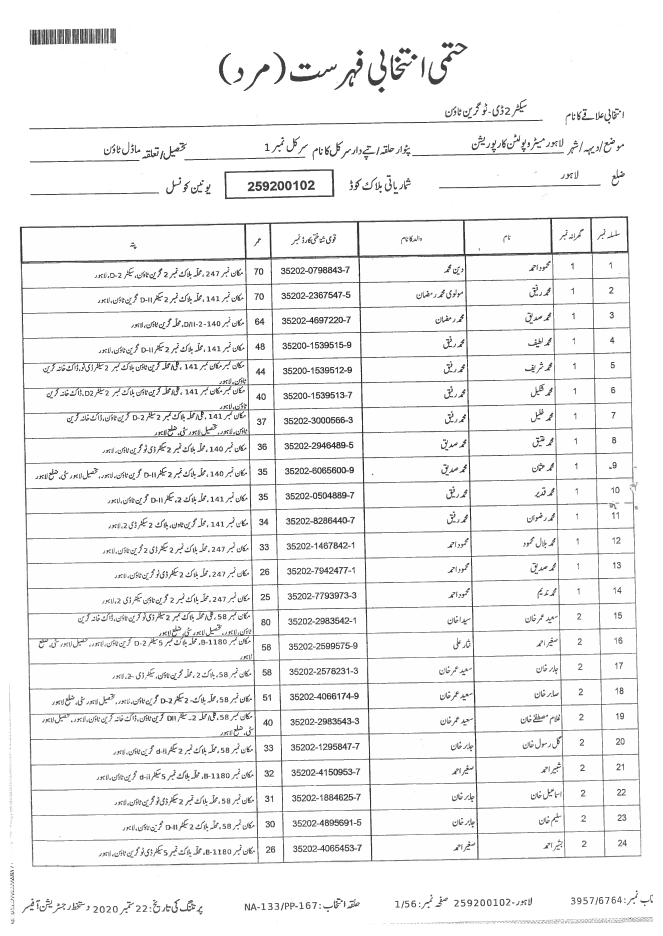
#> input picture pdf_img/16540011586530001-03.jpg, 2649 x 3743 px (shown at 1/4 size); its folder holds only this picture in this run
$ python focus_border.py
#> lines starting #> are read from the running program, lines starting #| are printed output that depends on the picture; after the words box and inside, x2 and y2 are one past the last pixel; in counts of white or black regions, pixels touching at a corner belong together
#> in box_extraction, img is the input picture: shape (3743, 2649, 3); min 23, max 255, mean 242
import cv2
import numpy as np
import time
import csv
import pytesseract
import os
import threading

## Init
global thread_kill_flags
input_folder = "pdf_img/"
output_folder = "output_img/"
out_csv = "table_1.csv"
pytesseract.pytesseract.tesseract_cmd = r"C:\Program Files\Tesseract-OCR\tesseract.exe"

def img_preprocessing(img):
    time_str = str(int(round(time.time() * 1000)))
    w_filename = time_str + ".jpg"
    resizeimg = cv2.resize(img, None, fx=1.5, fy=1.6)
    kernel = np.ones((3, 3), np.uint8)
    erodeimg = cv2.erode(resizeimg, kernel, iterations=2)
    dilateimg = cv2.dilate(erodeimg, kernel, iterations=2)
    dilateimg = cv2.cvtColor(dilateimg, cv2.COLOR_BGR2GRAY)
    blur_img = cv2.threshold(cv2.medianBlur(dilateimg, 3), 100, 255, cv2.THRESH_BINARY + cv2.THRESH_OTSU)[1]
    # cv2.imwrite("output_img1/" + w_filename, resizeimg)
    return blur_img


def caculate_time_difference(start_milliseconds, end_milliseconds, filename):
    if filename == 'total':
        diff_milliseconds = int(end_milliseconds) - int(start_milliseconds)
        seconds=(diff_milliseconds / 1000) % 60
        minutes=(diff_milliseconds/(1000*60))%60
        hours=(diff_milliseconds/(1000*60*60))%24
        print("Total run time", hours,":",minutes,":",seconds)
    else:
        diff_milliseconds = int(end_milliseconds) - int(start_milliseconds)
        seconds=(diff_milliseconds / 1000) % 60
        print(seconds, "s", filename)

def sort_contours(cnts, method="left-to-right"):
    # initialize the reverse flag and sort index
    reverse = False
    i = 0

    # handle if we need to sort in reverse
    if method == "right-to-left" or method == "bottom-to-top":
        reverse = True

    # handle if we are sorting against the y-coordinate rather than
    # the x-coordinate of the bounding box
    if method == "top-to-bottom" or method == "bottom-to-top":
        i = 1

    # construct the list of bounding boxes and sort them from top to
    # bottom
    boundingBoxes = [cv2.boundingRect(c) for c in cnts]
    (cnts, boundingBoxes) = zip(*sorted(zip(cnts, boundingBoxes),
                                        key=lambda b: b[1][i], reverse=reverse))

    # return the list of sorted contours and bounding boxes
    return (cnts, boundingBoxes)


def draw_green_line(img):
    img_gry = cv2.cvtColor(img, cv2.COLOR_BGR2GRAY)
    img_cny = cv2.Canny(img_gry, 50, 200)
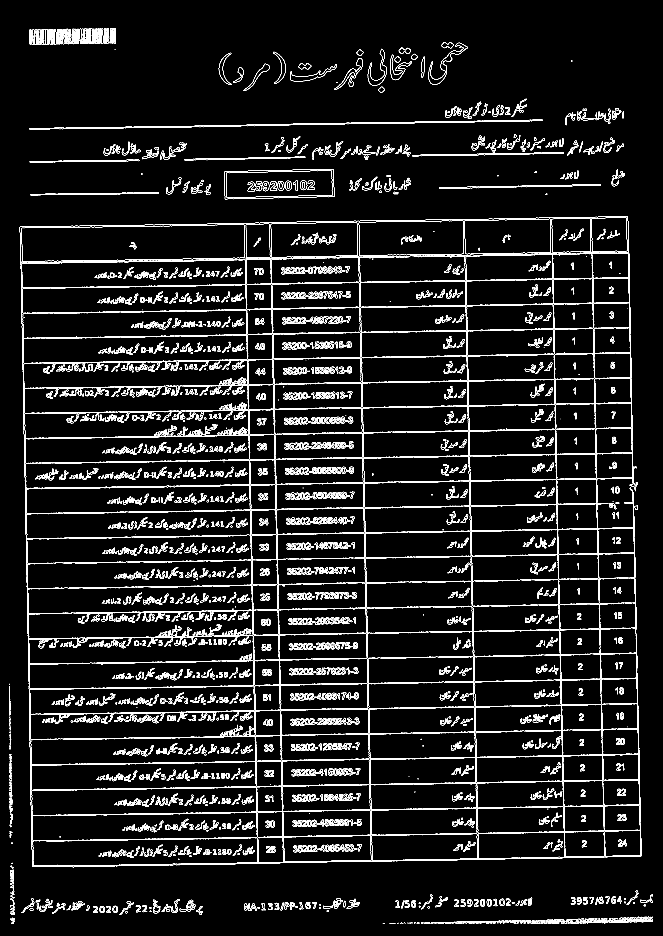
#> img_cny: shape (3743, 2649) (shown at 1/4 size); 3.8% white in thin lines or dots
    lns = cv2.ximgproc.createFastLineDetector().detect(img_cny)
    img_cpy = img.copy()

    for ln in lns:
        x1 = int(ln[0][0])
        y1 = int(ln[0][1])
        x2 = int(ln[0][2])
        y2 = int(ln[0][3])

        cv2.line(img_cpy, pt1=(x1, y1), pt2=(x2, y2),
                color=(0, 0, 0), thickness=5)
#> this loop made 11605 passes
#> (ln, x1, y1, x2, y2) on passes 1 to 3: ([[436.1, 144, 435.8, 113]], 436, 143, 435, 112), ([[464.2, 172, 462.8, 113]], 464, 171, 462, 113), ([[380.9, 114, 379.6, 128]], 380, 113, 379, 127)
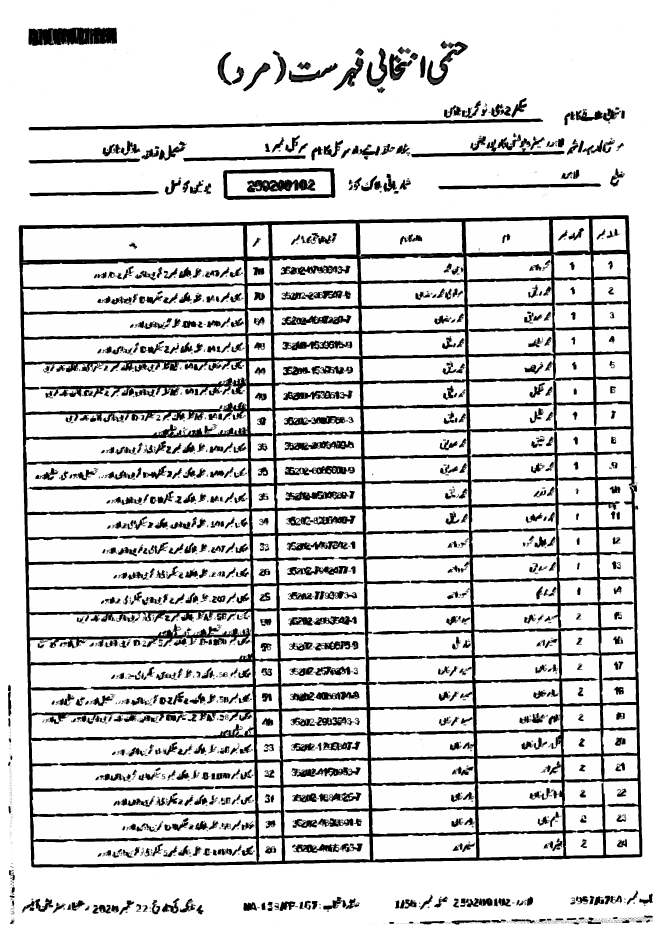
#> img_cpy: shape (3743, 2649, 3) (shown at 1/4 size); min 0, max 255, mean 211.3

        # print("Coords: ({}, {})->({}, {})".format(x1, y1, x2, y2))
    return img_cpy


def h_remove_cnts(image):
    mask = np.ones(image.shape[:2], dtype="uint8") * 255
    contours, hierarchy = cv2.findContours(
        image, cv2.RETR_TREE, cv2.CHAIN_APPROX_SIMPLE)
    for cnt in contours:
        x, y, w, h = cv2.boundingRect(cnt)
        box_info = [x, y, w, h]
        # print(box_info)
        if w < 2640:
            cv2.drawContours(mask, [cnt], -1, 0, -1)
    image = cv2.bitwise_and(image, image, mask=mask)
    # cv2.imwrite("focus_border_Images/v.jpg", image)
    return image


#Functon for extracting the box
def box_extraction(img_for_box_extraction_path, cropped_dir_path):
    filename_no_xtensn = img_for_box_extraction_path.split(".")[0]
    filename_no_folder = filename_no_xtensn.split(input_folder)[1]
    img = cv2.imread(img_for_box_extraction_path)  # Read the image
    img1 = cv2.imread(img_for_box_extraction_path)  # Read the image
    img1 = draw_green_line(img1)
    time_str = str(int(round(time.time() * 1000)))
    folder = "focus_border_Images/"
    g_file_name = "g_" + filename_no_folder + ".jpg"
    cv2.imwrite(folder + g_file_name, img1)

    Cimg_gray_para = [3, 3, 0]
    Cimg_blur_para = [150, 255]

    gray_img = cv2.cvtColor(img1, cv2.COLOR_BGR2GRAY)
    blurred_img = cv2.GaussianBlur(gray_img, (Cimg_gray_para[0], Cimg_gray_para[1]), Cimg_gray_para[2])
    (thresh, img_bin) = cv2.threshold(blurred_img, 200, 255,
                                      cv2.THRESH_BINARY | cv2.THRESH_OTSU)  # Thresholding the image
#> img_bin: shape (3743, 2649); 82.8% white; 1182 black regions (106 under 20 px), largest, box (x1, y1, x2, y2) and area: (75, 861, 2569, 3471) 1003869, (114, 474, 2173, 521) 26427, (114, 109, 468, 184) 21981
#> thresh = 135
    img_bin = 255-img_bin  # Invert the image

    # Defining a kernel length
    kernel_length = np.array(img).shape[1]//40
#> kernel_length = 66

    # A verticle kernel of (1 X kernel_length), which will detect all the verticle lines from the image.
    verticle_kernel = cv2.getStructuringElement(cv2.MORPH_RECT, (1, kernel_length))
#> verticle_kernel = 66 values from 1 to 1
    # A horizontal kernel of (kernel_length X 1), which will help to detect all the horizontal line from the image.
    hori_kernel = cv2.getStructuringElement(cv2.MORPH_RECT, (kernel_length, 1))
    # A kernel of (3 X 3) ones.
    kernel = cv2.getStructuringElement(cv2.MORPH_RECT, (3, 3))
#> kernel = [[1, 1, 1], [1, 1, 1], [1, 1, 1]]

    # Morphological operation to detect verticle lines from an image
    img_temp1 = cv2.erode(img_bin, verticle_kernel, iterations=2)
#> img_temp1: shape (3743, 2649); 1.5% white; 11 white regions, largest, box (x1, y1, x2, y2) and area: (77, 967, 134, 3406) 22572, (1425, 945, 1490, 3385) 20990, (1849, 939, 1915, 3379) 20011
    verticle_lines_img = cv2.dilate(img_temp1, verticle_kernel, iterations=8)
#> verticle_lines_img: shape (3743, 2649); 4.1% white; 8 white regions, largest, box (x1, y1, x2, y2) and area: (1425, 689, 1490, 3649) 55593, (1849, 683, 1915, 3643) 54463, (77, 711, 134, 3670) 53368
    verticle_lines_img = cv2.erode(verticle_lines_img, verticle_kernel, iterations=2)
#> verticle_lines_img: shape (3743, 2649); 3.5% white; 8 white regions, largest, box (x1, y1, x2, y2) and area: (1425, 755, 1490, 3585) 47143, (77, 777, 134, 3606) 45958, (1849, 749, 1915, 3579) 45883
    # v_file_name = "v_" + filename_no_folder + ".jpg"
    # cv2.imwrite(folder + v_file_name, verticle_lines_img)

    # Morphological operation to detect horizontal lines from an image
    img_temp2 = cv2.erode(img_bin, hori_kernel, iterations=2)
#> img_temp2: shape (3743, 2649); 4.1% white; 56 white regions (2 under 20 px), largest, box (x1, y1, x2, y2) and area: (141, 864, 2451, 914) 25554, (143, 1003, 2456, 1057) 23448, (191, 3420, 2505, 3468) 20719
    horizontal_lines_img = cv2.dilate(img_temp2, hori_kernel, iterations=8)
#> horizontal_lines_img: shape (3743, 2649); 11.8% white; 39 white regions, largest, box (x1, y1, x2, y2) and area: (0, 1003, 2649, 1057) 52978, (0, 864, 2649, 914) 49409, (0, 3420, 2649, 3468) 44442
    horizontal_lines_img = cv2.erode(horizontal_lines_img, hori_kernel, iterations=2)
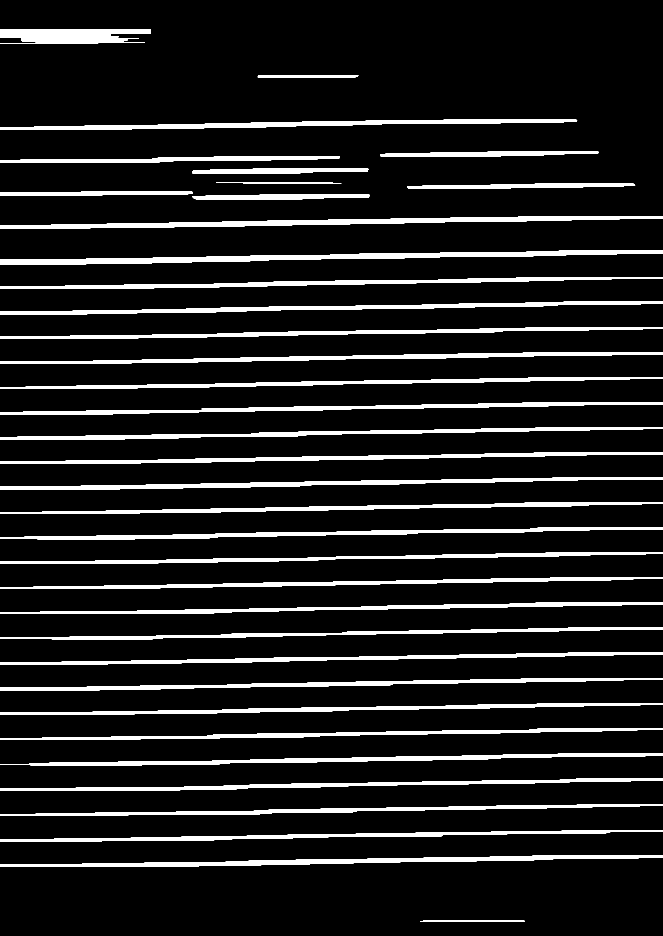
#> horizontal_lines_img: shape (3743, 2649) (shown at 1/4 size); 10.2% white; 39 white regions
    # h_file_name = "h_" + filename_no_folder + ".jpg"
    # cv2.imwrite(folder + h_file_name, horizontal_lines_img)

    h_cnts_img = h_remove_cnts(horizontal_lines_img)
#> in h_remove_cnts, `contours, hierarchy = cv2.findContours( image, cv2.RETR_TREE, cv2.CHAI..`: contours = 39 contours; largest, box (x1, y1, x2, y2) and area: (0, 1003, 2649, 1057) 44814, (0, 864, 2649, 914) 41939, (0, 3420, 2649, 3468) 36840, (0, 1908, 2649, 1957) 33698, (0, 477, 2309, 518) 32566
#> the loop in h_remove_cnts, `for cnt in contours:` made 39 passes
#> (x, y, w, h) on passes 1 to 12: (1682, 3683, 417, 5), (0, 3420, 2649, 48), (0, 3322, 2649, 44), (0, 3219, 2649, 44), (0, 3115, 2649, 47), (0, 3014, 2649, 47), (0, 2913, 2649, 46), (0, 2812, 2649, 48), (0, 2712, 2649, 49), (0, 2610, 2649, 50), (0, 2510, 2649, 47), (0, 2409, 2649, 47)
#> after the loop in h_remove_cnts, `for cnt in contours:`: mask: shape (3743, 2649); 98.6% white; 13 black regions, largest, box (x1, y1, x2, y2) and area: (0, 477, 2309, 518) 34882, (0, 625, 1359, 651) 17611, (0, 116, 603, 149) 16159
#> in h_remove_cnts, `image = cv2.bitwise_and(image, image, mask=mask)`: image: shape (3743, 2649); 8.8% white; 26 white regions, largest, box (x1, y1, x2, y2) and area: (0, 1003, 2649, 1057) 47848, (0, 864, 2649, 914) 44601, (0, 3420, 2649, 3468) 39500

    # Weighting parameters, this will decide the quantity of an image to be added to make a new image.
    alpha = 0.5
    beta = 1.0 - alpha

    # This function helps to add two image with specific weight parameter to get a third image as summation of two image.
    img_final_bin = cv2.addWeighted(verticle_lines_img, alpha, h_cnts_img, beta, 0.0)
    img_final_bin = cv2.erode(~img_final_bin, kernel, iterations=2)
    (thresh, img_final_bin) = cv2.threshold(img_final_bin, 128, 255, cv2.THRESH_BINARY | cv2.THRESH_OTSU)
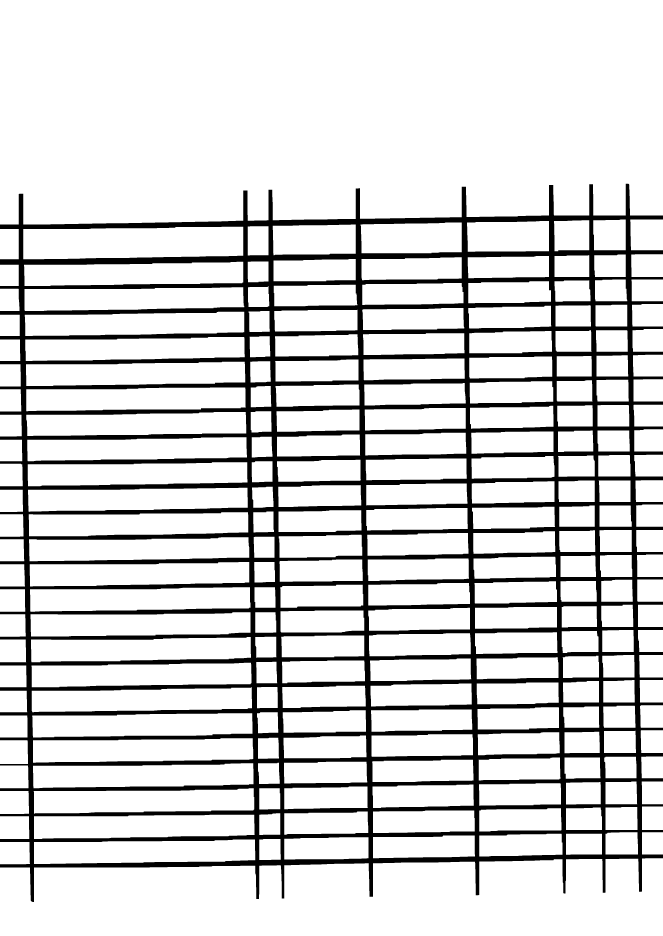
#> img_final_bin: shape (3743, 2649) (shown at 1/4 size); 84.6% white; 1 black region
#> thresh = 127
    # f_file_name = "f_" + filename_no_folder + ".jpg"
    # cv2.imwrite(folder + f_file_name, img_final_bin)

    # Find contours for image, which will detect all the boxes
    contours, hierarchy = cv2.findContours(
        img_final_bin, cv2.RETR_TREE, cv2.CHAIN_APPROX_SIMPLE)
#> contours = 227 contours; largest, box (x1, y1, x2, y2) and area: (0, 0, 2649, 898) 2304982, (0, 3433, 2649, 3743) 743613, (93, 907, 973, 1037) 103210, (136, 3259, 1019, 3356) 75248, (132, 2953, 1013, 3051) 74798
    # Sort all the contours by top to bottom.
    (contours, boundingBoxes) = sort_contours(contours, method="top-to-bottom")
#> in sort_contours, `boundingBoxes = [cv2.boundingRect(c) for c in cnts]`: boundingBoxes = 227 items, first 6: (0, 3433, 2649, 310), (0, 3368, 120, 89), (136, 3358, 885, 98), (1037, 3356, 86, 84), (1137, 3349, 337, 89), (1492, 3342, 408, 91)
#> in sort_contours, `(cnts, boundingBoxes) = zip(*sorted(zip(cnts, boundingBoxes), key=lamb..`: cnts has the same summary as contours in box_extraction; boundingBoxes = 227 items, first 6: (0, 0, 2649, 898), (2521, 878, 128, 123), (2373, 878, 130, 123), (2216, 881, 141, 124), (1868, 884, 328, 123), (1442, 890, 405, 123)

    ## Find suitable boxes
    boxes = []
    xx = []
    yy = []
    ww = []
    hh = []
    areaa = []
    for c in contours:
        # Returns the location and width,height for every contour
        x, y, w, h = cv2.boundingRect(c)
        area = w * h
        box_info = [x, y, w, h, area]
        # Filtering Boxes
        if x > 25 and x < 2450 and (x + w) < 2610 and y > 50 and w > 80 and h > 60 and w < 1000 and h < 200:
            boxes.append(box_info)
#> this loop made 227 passes
#> (x, y, w, h, area) on passes 1 to 3: (0, 0, 2649, 898, 2378802), (2521, 878, 128, 123, 15744), (2373, 878, 130, 123, 15990)

    ## Sort boxes by y
    boxes_sorted_y = sorted(boxes, key=lambda x: x[1])

    ## Sort boxes by x and make rows
    i = 1
    columns = []
    row_columns = []
    for box in boxes_sorted_y:
        columns.append(box)
        if i % 7 == 0:
            boxes_sorted_x = sorted(columns, key=lambda x: x[0])
            row_columns.append(boxes_sorted_x)
            columns = []
        i += 1
#> this loop made 175 passes
#> box on passes 1 to 3: [2373, 878, 130, 123, 15990], [2216, 881, 141, 124, 17484], [1868, 884, 328, 123, 40344]

    idx = 0
    csv_row_col = []
    col = 0
    for columns in row_columns:
        csv_cols = []
        if col == 0:
            row = 0
            for box in columns:
                idx += 1
                new_img = img[box[1]:box[1]+box[3], box[0]:box[0]+box[2]]
                time_str = str(int(round(time.time() * 1000)))
                w_filename = cropped_dir_path+filename_no_folder+ '_' +time_str+ '_' +str(idx) + '.png'
                cv2.imwrite(w_filename, new_img)
                # csv_cols.append(filename_no_xtensn+ '_' +time_str+ '_' +str(idx) + '.png')
                row += 1
        else:
            row = 0
            for box in columns:
                if row  == 0 or row == 3 or row == 4:
                    idx += 1
                    new_img = img[box[1]:box[1]+box[3], box[0]:box[0]+box[2]]
                    time_str = str(int(round(time.time() * 1000)))
                    w_filename = cropped_dir_path+filename_no_folder+ '_' +time_str+ '_' +str(idx) + '.png'
                    cv2.imwrite(w_filename, new_img)
                    csv_cols.append(filename_no_folder+ '_' +time_str+ '_' +str(idx) + '.png')
                else:
                    idx += 1
                    new_img = img[box[1]:box[1]+box[3], box[0]:box[0]+box[2]]
                    thresh = img_preprocessing(new_img)
                    data_t = pytesseract.image_to_string(thresh, lang='eng',config='--psm 6 outputbase digits')
                    data = data_t.split("\n")[0]
                    csv_cols.append(data)
                    font = cv2.FONT_HERSHEY_SIMPLEX
                    cv2.putText(img1, data, (box[0],box[1]), font, 2, (0, 255, 0), 2, cv2.LINE_AA)
                row += 1
        csv_row_col.append(csv_cols)
        col += 1
#> this loop made 2 passes
#> pass 1, in box_extraction, `cv2.imwrite(w_filename, new_img)`:
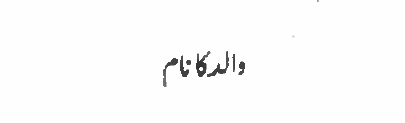
#> saved as 16540011586530001-03_1795212883315_4.png: shape (123, 405, 3); min 49, max 255, mean 251.7
#> after the loop:
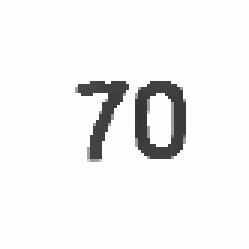
#> new_img: shape (83, 83, 3) (shown 3 times larger); min 53, max 255, mean 242
#> after the loop:
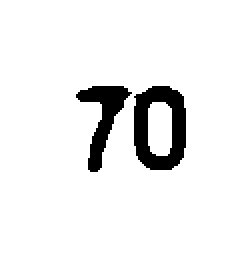
#> thresh: shape (133, 124) (shown 2 times larger); 93.2% white; 2 black regions, box (x1, y1, x2, y2) and area: (67, 43, 93, 85) 666, (38, 43, 66, 86) 448

    with open(out_csv, 'a', newline='') as f:
        writer = csv.writer(f, delimiter=',')
        writer.writerows(csv_row_col)  #considering my_list is a list of lists.

def processing(threadID, files):
    for filename in files:
        start_milliseconds = str(int(round(time.time() * 1000)))
        file_path = input_folder + filename
        box_extraction(file_path, output_folder);
        end_milliseconds = str(int(round(time.time() * 1000)))
        caculate_time_difference(start_milliseconds, end_milliseconds, filename)


class myThread (threading.Thread):
    def __init__(self, threadID, name, files, start_time):
        threading.Thread.__init__(self)
        self._stop = threading.Event()
        self.threadID = threadID
        self.name = name
        self.files = files
        self.start_time = start_time
    def stop(self):
        self._stop.set()

    def run(self):
        print("Starting:", self.name)
        processing(self.threadID, self.files,)
        self.stop()
        end = str(int(round(time.time() * 1000)))
        caculate_time_difference(self.start_time, end, 'total')

def main(start_time):
    stop_threads = False
    filenames = []
    thread_list = []
    count_thread = 5
    for filename in os.listdir(input_folder):
        filenames.append(filename)

    mode = len(filenames) % (count_thread - 1)
    step = len(filenames) / (count_thread - 1)

    if len(filenames) < 5:
        start_total = str(int(round(time.time() * 1000)))
        for filename in os.listdir(input_folder):
            start_milliseconds = str(int(round(time.time() * 1000)))
            file_path = input_folder + filename
            box_extraction(file_path, output_folder);
#> (the call stopped at in box_extraction, `data_t = pytesseract.image_to_string(thresh, lang='eng',config='--psm ..`: pytesseract is not available in this run)
            end_milliseconds = str(int(round(time.time() * 1000)))
            # caculate_time_difference(start_milliseconds, end_milliseconds, filename)
        end_total = str(int(round(time.time() * 1000)))
        caculate_time_difference(start_total, end_total, "total")
    else:
        for i in range(1, count_thread):
            files = filenames[int(step)*(i-1) : int(step)*i]
            # Create new threads
            thread = myThread(i, "Thread_"+str(i), files, start_time)
            thread_list.append(thread)

        # Start new Threads
        for thread in thread_list:
            thread.start()

        if mode != 0:
        # Start mode Threads
            files = filenames[(count_thread - 1)*int(step):]
            thread1 = myThread(count_thread, "Thread_"+str(count_thread), files, start_time)
            thread1.start()

if __name__ == '__main__':
    print("Reading image..")
    start_time = str(int(round(time.time() * 1000)))
    main(start_time)
